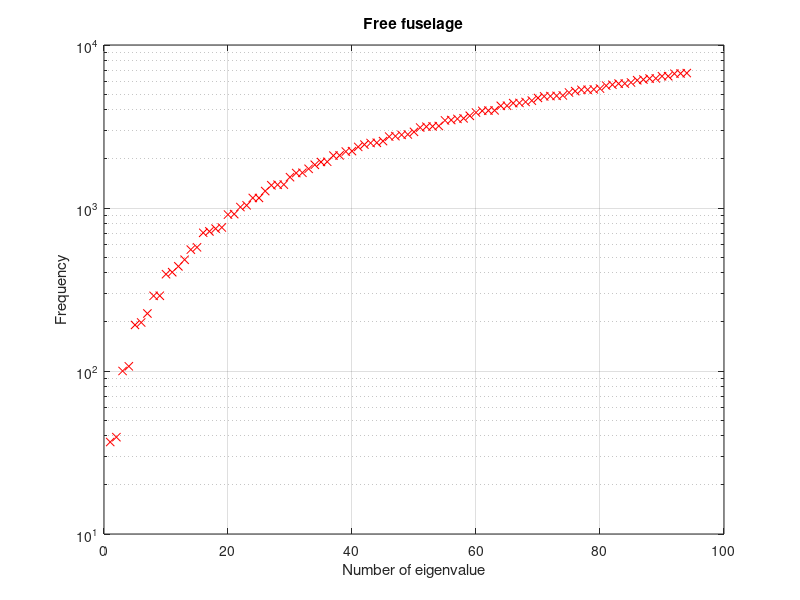

Here is the MATLAB script that generated this plot:
% This script plots the eigenvalues in semilogaritmic scale

%%
% DCFA swept wing assignement
%
% Teamwork
% Team members: Venti Edoardo         944421
%               Zemello Matteo        942003
%               Zucchelli Umberto     952952
%               
%           
%

clear all, close all, clc

load w_esatta.mat

fig=figure;
semilogy(1:length(w_esatta),w_esatta(1:end),'xr')
title('Free fuselage')
xlabel('Number of eigenvalue')
ylabel('Frequency')
grid on
saveas(fig,'Eigenvalues_free_fuselage','eps')
